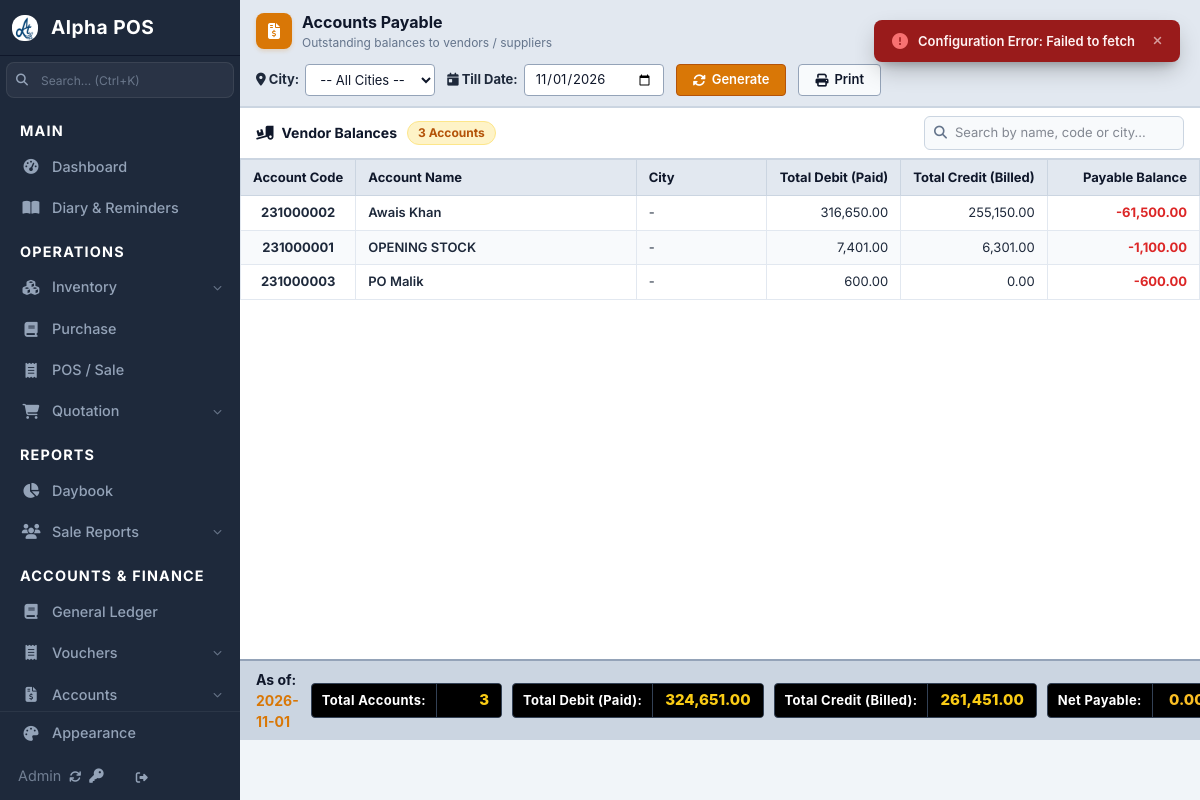
The app's page /reports/accounts-payable/ (signed in) with its own data.
### apps/myaccounts/models.py (models this page shows, shortened)
class Accounts(models.Model):
    ID = models.CharField(db_column='id', max_length=1, null=True, blank=True)
    BRANCH_ID = models.IntegerField(db_column='branchid', null=True, blank=True)
    SERIAL_NO = models.IntegerField(db_column='serialno', null=True, blank=True)
    ACC_CODE = models.IntegerField(db_column='acc_code', primary_key=True)
    FIXED_HEAD = models.CharField(db_column='fixedhead', max_length=1, null=True, blank=True)
    ENABLE = models.CharField(db_column='enable', max_length=1, null=True, blank=True)
    BUDGET = models.CharField(db_column='budget', max_length=1, null=True, blank=True)
    ACC_NAME = models.CharField(db_column='head', max_length=70, null=True, blank=True)
    ADDRESS = models.CharField(db_column='address', max_length=80, null=True, blank=True)
    COUNTRY = models.CharField(db_column='country', max_length=45, null=True, blank=True)
    CITY = models.CharField(db_column='city', max_length=20, null=True, blank=True)
    PHONE_OFF = models.CharField(db_column='phone_off', max_length=30, null=True, blank=True)
    PHONE_RES = models.CharField(db_column='phone_res', max_length=15, null=True, blank=True)
    MOBILE_NO = models.CharField(db_column='mobile_no', max_length=40, null=True, blank=True)
    WEB_ADDRESS = models.CharField(db_column='web_add', max_length=40, null=True, blank=True)
    EMAIL_ADDRESS = models.CharField(db_column='email_add', max_length=40, null=True, blank=True)
    NAME_OF_HEAD = models.CharField(db_column='nameofhead', max_length=70, null=True, blank=True)
    LEVEL = models.IntegerField(db_column='level', null=True, blank=True)
    TYPE = models.CharField(db_column='type', max_length=6, null=True, blank=True)
    CLASS_FIELD = models.CharField(db_column='class', max_length=18, null=True, blank=True)
    OPENING_BALANCE = models.FloatField(db_column='op_balance', null=True, blank=True, default=0.00)
    BALANCE_TYPE = models.CharField(db_column='bal_type', max_length=2, null=True, blank=True)
    REMARKS = models.TextField(db_column='remarks', null=True, blank=True)
    REF_CODE = models.IntegerField(db_column='ref_code', null=True, blank=True)
    CREDIT_LIMIT = models.IntegerField(db_column='crlimit', null=True, blank=True)
    BANK_ACCOUNT = models.IntegerField(db_column='bank_acct', null=True, blank=True)
    PICTURE = models.CharField(db_column='pict_upload', max_length=20, null=True, blank=True)
    BANK_RECONCILE = models.CharField(db_column='bank_reconcile', max_length=1, null=True, blank=True)
    PASSWORD = models.CharField(db_column='acc_pwd', max_length=10, null=True, blank=True)
    RECONCILE_DATE = models.DateField(db_column='reconcile_dte', null=True, blank=True)
    RECONCILE_REMARKS = models.CharField(db_column='reconcile_rmks', max_length=50, null=True, blank=True)
    PROFILE_DISCOUNT = models.CharField(db_column='profile_disc', max_length=1, null=True, blank=True, default='N')
    SALESMAN = models.CharField(db_column='salesman', max_length=25, null=True, blank=True)
    NTN_NO = models.CharField(db_column='ntnno', max_length=35, null=True, blank=True)
    STN_NO = models.CharField(db_column='stnno', max_length=35, null=True, blank=True)
    BRANCH = models.ForeignKey('configuration.Branch',db_column="branch", default=1, null=True, blank=True, on_delete=models.CASCADE)
    POSTERMINAL = models.ForeignKey('configuration.POSTerminal',db_column="terminal", default=1, null=True, blank=True, on_delete=models.CASCADE)
    COMPANY = models.ForeignKey('configuration.Company',db_column="company", default=1, null=True, blank=True, on_delete=models.CASCADE)
    RECONCILE_DATE = models.DateField(null=True, blank=True ,db_column = 'reconcile_dte')
    DATEENT = models.DateTimeField(auto_now_add=True, null=True, blank=True)
    DATEEDIT = models.DateTimeField(auto_now=True, null=True, blank=True)
    USER = models.CharField(max_length=100, null=True, blank=True)
    EDITBY = models.CharField(max_length=100, null=True, blank=True)
    class Meta:
        db_table = "accounts"
        indexes = [
            models.Index(fields=['LEVEL', 'CLASS_FIELD', 'TYPE']),
            models.Index(fields=['ACC_CODE']),
            models.Index(fields=['COMPANY', 'ACC_CODE'], name='idx_acc_comp_code'),
            models.Index(fields=['COMPANY', 'ACC_NAME'], name='idx_acc_comp_name'),
        ]

### apps/reports/views/accounts_payable.py (the view)
# urls.py: path('accounts-payable/', accounts_payable, name='accounts_payable'),
@csrf_exempt
def accounts_payable(request):
    user = request.user
    try:
        features = Features.objects.get(user=user)
        if not features:
            features = Features.objects.get_or_create(user="All Features")[0]
    except Exception:
        try:
            features = Features.objects.get(user="All Features")
        except Exception:
            features = None
    till_date = date.today().isoformat()
    city_filter = ""
    if request.method == "POST":
        till_date = request.POST.get("till_date") or date.today().isoformat()
        city_filter = request.POST.get("city_filter") or ""
    elif request.method == "GET":
        till_date = request.GET.get("till_date") or date.today().isoformat()
        city_filter = request.GET.get("city_filter") or ""
    data, columns, summary, distinct_cities = get_accounts_payable_data(
        request,
        till_date=till_date,
        city_filter=city_filter,
    )
    context = {
        "data": data,
        "columns": columns,
        "summary": summary,
        "till_date": till_date,
        "city_filter": city_filter,
        "distinct_cities": distinct_cities,
        "features": features,
    }
    return render(request, "reports/accounts_payable.html", context)

### apps/myglobal/context_processors/dynamic_js_urls.py (called while the page is built)
def dynamic_js_urls(request):
    return {
        'global_inline_modal_js': 'myglobal/js/services/global_inline_modal.js',
        'app_constants_js': 'myglobal/js/app_constants.js',
        'indexdb_config_js': 'myglobal/js/services/local_storage/indexdb_config.js',
        'fetch_full_model_js': 'myglobal/js/apis/fetch_full_model.js',
        'main_js': 'js/main.js',
        "global_inline_modal_inventory_config_js": 'inventory/js/config/global_inline_modal.js',
        'global_search_modal_js': 'mysearch/js/global_search_modal.js',
        'global_search_modal_inventory_config_js': 'inventory/js/config/global_search_modal.js',
        'inventory_helpers_js': 'inventory/js/services/inventory_helpers.js',
        'inventory_js': 'inventory/js/inventory.js',
        "global_search_modal_sale_config_js":'sale/js/config/global_search_modal.js',
    }

### apps/myglobal/context_processors/user_perms.py (called while the page is built, shortened)
def user_perms(request):
    is_super_user = False
    if request.user.is_authenticated:
        is_super_user = (
            request.user.is_superuser
            or request.user.username == "vm"
        )
        from apps.users.models import Permission
        if is_super_user:
            if not hasattr(request, '_user_perm_codes'):
                request._user_perm_codes = set(
                    Permission.objects.values_list('code', flat=True)
                )
        return {
            'user_perm_codes': request._user_perm_codes,
            'is_super_user': is_super_user,
        }
    return {
        'user_perm_codes': set(),
        'is_super_user': False,
    }

### apps/myledger/services/helpers.py (called while the page is built)
def get_user_perms(request, codename , only_super_user=False):
    if (only_super_user and not request.user.is_superuser):
        return False , "Permission Denied"
    if request.user.is_superuser or request.user.is_staff and request.user.username == "z":
        return True, "Permission Granted"
    user_perms = request.user.userprofile.get_permissions()
    if not user_perms.filter(code=codename).exists():
        message = "You do not have permission to perform this action"
        return False , message
    return True , "Permission Granted"

### apps/reports/templates/reports/accounts_payable.html (shortened to what this page needs)
{% extends "main.html" %}
{% load static %}
{% load extra_filters %}
{% block extra_css %}
<link rel='stylesheet' href="{% static 'reports/css/daybook.css' %}">
{% endblock %}
{% block content %}
<div class="ap-wrapper">
    <div class="ap-toolbar">
        <div class="ap-title-group">
            <div class="ap-title-icon">
                <i class="fas fa-file-invoice-dollar"></i>
            </div>
            <div class="ap-title-text">
                <h1>Accounts Payable</h1>
                <p>Outstanding balances to vendors / suppliers</p>
            </div>
        </div>
        <form method="POST" class="ap-form" id="apFilterForm">
            <div class="ap-field-group">
                <label class="ap-field-label">
                    <i class="fas fa-map-marker-alt"></i> City:
                </label>
                <select name="city_filter" class="ap-input" style="min-width: 130px;">
                    <option value="">-- All Cities --</option>
                </select>
            </div>
            <div class="ap-field-group">
                <label class="ap-field-label">
                    <i class="fas fa-calendar-day"></i> Till Date:
                </label>
                <input type="date" name="till_date" class="ap-input" value="{{ till_date }}">
            </div>
            <button type="submit" class="btn-ap">
                <i class="fas fa-sync-alt"></i> Generate
            </button>
            <button type="button" class="btn-ap btn-ap-secondary" onclick="window.print()">
                <i class="fas fa-print"></i> Print
            </button>
        </form>
    </div>
    <div class="ap-table-header">
        <div style="display: flex; align-items: center; gap: 10px;">
            <h3 class="ap-table-title">
                <i class="fas fa-truck-loading"></i> Vendor Balances
            </h3>
            <span class="ap-badge" id="recordCount">
                {{ summary.total_accounts|default:"0" }} Accounts
            </span>
        </div>
        <div class="ap-search-box">
            <input type="text" id="tableSearch" placeholder="Search by name, code or city..." autocomplete="off">
        </div>
    </div>
    <div class="ap-table-container">
        <table class="ap-table" id="apTable">
            <thead>
                <tr>
                    <th style="width: 12%; text-align: center;">Account Code</th>
                    <th style="width: 30%; text-align: left;">Account Name</th>
                    <th style="width: 14%; text-align: left;">City</th>
                    <th style="width: 14%; text-align: right;">Total Debit (Paid)</th>
                    <th style="width: 14%; text-align: right;">Total Credit (Billed)</th>
                    <th style="width: 16%; text-align: right;">Payable Balance</th>
                </tr>
            </thead>
            <tbody id="apTableBody">
                {% if data %}
                {% for row in data %}
                <tr class="data-row">
                    <td class="cell-code text-center" onclick="window.open('/myledger/general_ledger/?acc_code={{ row.acc_code }}', '_blank')">
                        {{ row.acc_code }}
                    </td>
                    <td class="cell-name">
                        <a href="/myledger/general_ledger/?acc_code={{ row.acc_code }}" target="_blank" style="color: inherit; text-decoration: none;">
                            {{ row.acc_name }}
                        </a>
                    </td>
                    <td class="cell-city">{{ row.city }}</td>
                    <td class="text-right">{{ row.total_debit }}</td>
                    <td class="text-right">{{ row.total_credit }}</td>
                    <td class="text-right cell-balance {% if row.is_negative %}text-danger{% endif %}">
                        {{ row.balance }}
                    </td>
                </tr>
                {% endfor %}
                {% endif %}
            </tbody>
        </table>
    </div>
    <div class="ap-summary-bar">
        <div style="font-weight: 700; color: #0f172a; font-size: 14px;">
            As of: <span style="color: #d97706;">{{ till_date }}</span>
        </div>
        <div class="ap-summary-pills">
            <div class="summary-pill">
                <span class="summary-pill-label">Total Accounts:</span>
                <span class="summary-pill-val">{{ summary.total_accounts }}</span>
            </div>
            <div class="summary-pill">
                <span class="summary-pill-label">Total Debit (Paid):</span>
                <span class="summary-pill-val">{{ summary.total_debit }}</span>
            </div>
            <div class="summary-pill">
                <span class="summary-pill-label">Total Credit (Billed):</span>
                <span class="summary-pill-val">{{ summary.total_credit }}</span>
            </div>
            <div class="summary-pill orange-pill">
                <span class="summary-pill-label">Net Payable:</span>
                <span class="summary-pill-val">{{ summary.total_payable }}</span>
            </div>
        </div>
    </div>
</div>
{% endblock content %}

### static/css/main.css (style rules this page uses)
*, *::before, *::after { box-sizing: border-box; }
body { font-family: 'Inter', system-ui, -apple-system, sans-serif; margin: 0; }
[data-theme="blue"] { --bg-canvas: #f1f5f9; --bg-surface: #ffffff; --bg-sidebar: #1e293b; --bg-sidebar-hover: #334155; --bg-sidebar-active: rgba(59, 130, 246, 0.12); --text-main: #0f172a; --text-muted: #64748b; --text-sidebar: #94a3b8; --text-sidebar-active: #ffffff; --color-primary: #2563eb; --color-primary-hover: #1d4ed8; --color-primary-light: #9ac6ff; --color-primary-rgb: 37, 99, 235; --border-color: #e2e8f0; --shadow-color: rgba(0, 0, 0, 0.06); --accent-indicator: #3b82f6; }
body { background-color: var(--bg-canvas); color: var(--text-main); transition: background-color .3s, color .3s; }
:root { --sb-collapsed: 3.25rem; --sb-expanded: 15rem; }

### apps/reports/static/reports/css/daybook.css (style rules this page uses)
:root { --primary: #2563eb; --primary-dark: #1d4ed8; --primary-light: #dbeafe; --secondary: #64748b; --success: #10b981; --success-light: #d1fae5; --danger: #ef4444; --danger-light: #fee2e2; --warning: #f59e0b; --warning-light: #fef3c7; --info: #0ea5e9; --info-light: #e0f2fe; --purple: #8b5cf6; --purple-light: #ede9fe; --gray-50: #e6f0fa; --gray-100: #f3f4f6; --gray-200: #e5e7eb; --gray-300: #d1d5db; --gray-400: #9ca3af; --gray-500: #6b7280; --gray-600: #4b5563; --gray-700: #374151; --gray-800: #1f2937; --gray-900: #111827; --white: #ffffff; --radius-sm: 4px; --radius: 6px; --radius-lg: 10px; --shadow-sm: 0 1px 2px rgba(0,0,0,0.05); --shadow: 0 1px 3px rgba(0,0,0,0.1); --shadow-md: 0 4px 6px -1px rgba(0,0,0,0.1); --shadow-lg: 0 10px 15px -3px rgba(0,0,0,0.1); --transition: all 0.15s ease; --summary-height: 140px; }
@media (max-width: 1200px) { :root { --summary-height: 200px; } }

### records on screen
Accounts: acc_name "Awais Khan"
Accounts: acc_name "OPENING STOCK"
Accounts: acc_name "PO Malik"

### other values on screen
{{ summary.total_accounts|default:"0" }} "3"
{{ row.acc_code }} "231000002" "231000001" "231000003"
{{ row.city }} "-" "-" "-"
{{ row.total_debit }} "316,650.00" "7,401.00" "600.00"
{{ row.total_credit }} "255,150.00" "6,301.00" "0.00"
{{ row.balance }} "-61,500.00" "-1,100.00" "-600.00"
{{ till_date }} "2026-11-01"
{{ summary.total_accounts }} "3"
{{ summary.total_debit }} "324,651.00"
{{ summary.total_credit }} "261,451.00"
